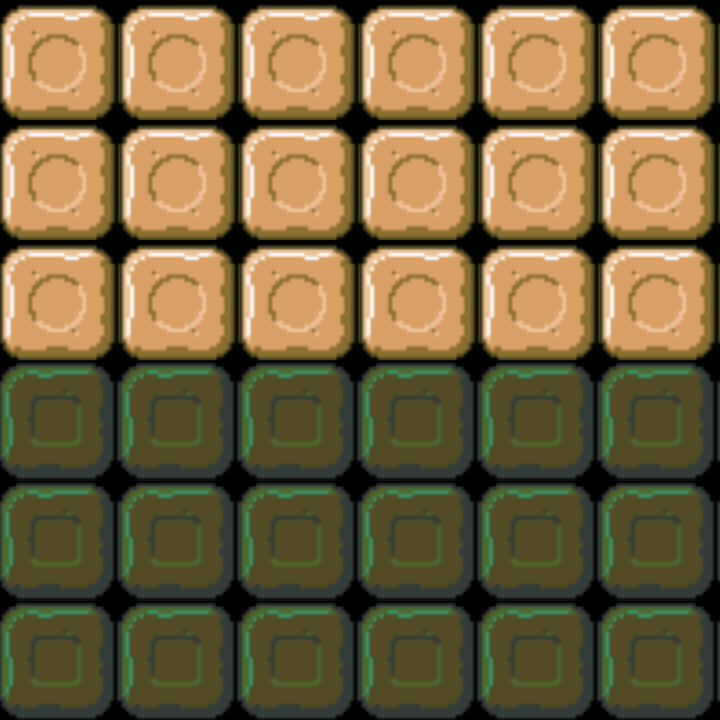

This game map was drawn from its Tiled (.tmx) file and the tilesets committed beside it. A one-line description and the full map source follow:
An orthogonal 6x6 tile map with 120x120 px tiles, 1 tile layer (Camada de Blocos 1).

<map version="1.10" tiledversion="1.11.2" orientation="orthogonal" renderorder="right-down" width="6" height="6" tilewidth="120" tileheight="120" infinite="0" nextlayerid="2" nextobjectid="1">
 <tileset firstgid="1" source="match3_sheet_cut_redimensioned.tsx" />
 <layer id="1" name="Camada de Blocos 1" width="6" height="6">
  <data encoding="csv">
3,3,3,3,3,3,
3,3,3,3,3,3,
3,3,3,3,3,3,
16,16,16,16,16,16,
16,16,16,16,16,16,
16,16,16,16,16,16
</data>
 </layer>
</map>